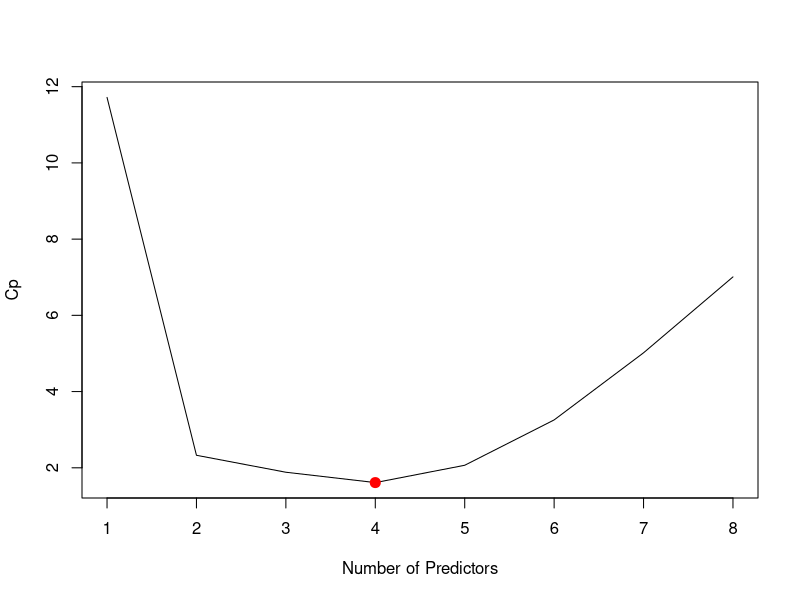
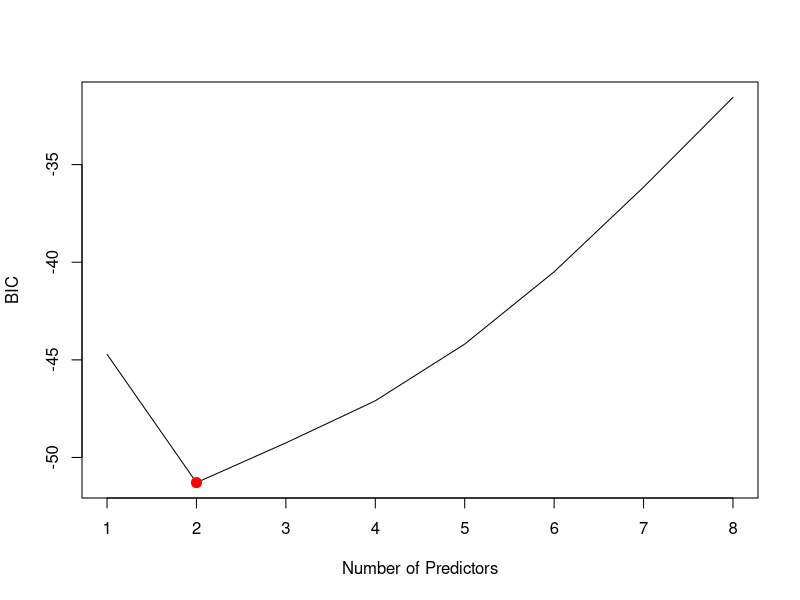
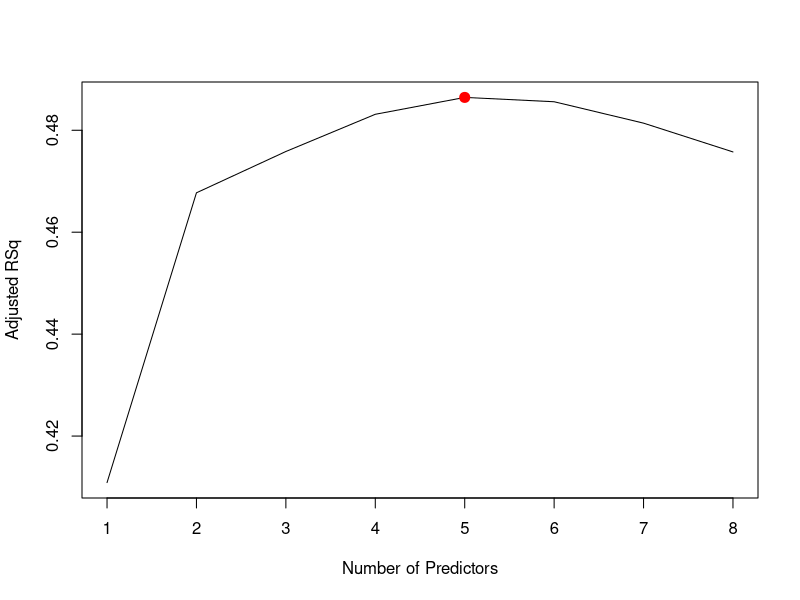
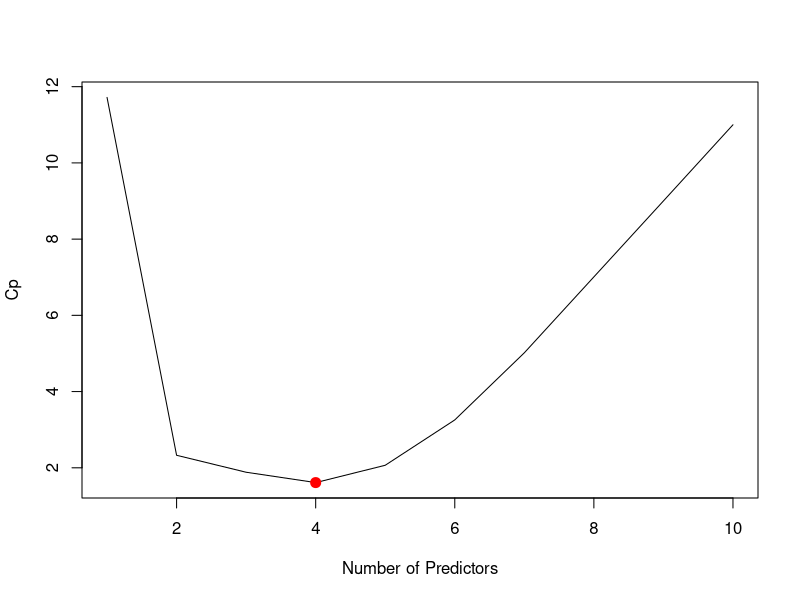
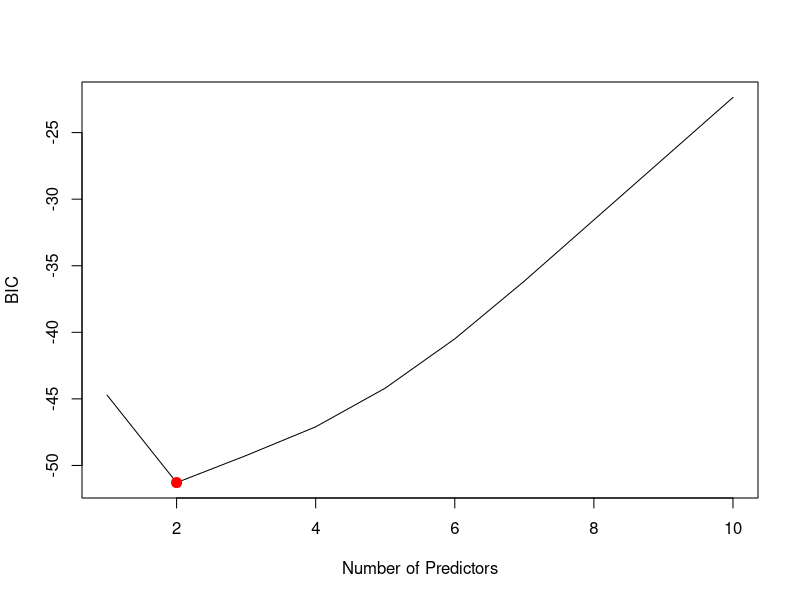
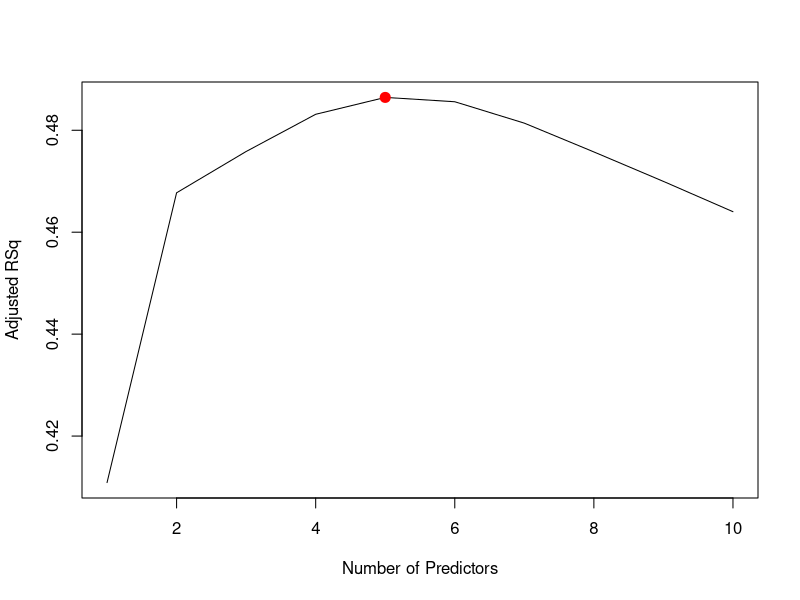

Recreate these plots in R, in order.
## ---- chunk 1
set.seed(2)
X=rnorm(100)
e=rnorm(100)
## ---- chunk 2
Y=0.3+0.5*X+0.2*X^2+0.1*X^3+e
## ---- chunk 3
df=data.frame(Y,X)
library(leaps)
regfit.full = regsubsets(Y~poly(X,10),data=df)
reg.summary = summary(regfit.full)
## ---- chunk 4
plot(reg.summary$cp,xlab="Number of Predictors", ylab = "Cp", type = "l")

which.min(reg.summary$cp)

points(4,reg.summary$cp[4],col="red",cex=2,pch=20)

#Model 4 is the best model obtained according to Cp
coef(regfit.full,4)
## ---- chunk 5
plot(reg.summary$bic,xlab="Number of Predictors", ylab = "BIC", type = "l")

which.min(reg.summary$bic)

points(2,reg.summary$bic[2],col="red",cex=2,pch=20)

#Model 2 is the best model obtained according to bic
coef(regfit.full,2)
## ---- chunk 6
plot(reg.summary$adjr2,xlab="Number of Predictors", ylab = "Adjusted RSq", type = "l")

which.max(reg.summary$adjr2)

points(5,reg.summary$adjr2[5],col="red",cex=2,pch=20)

#Model 5 is the best model obtained according to adjr2
coef(regfit.full,5)
## ---- chunk 7
regfit.bwd = regsubsets(Y~poly(X,10),data=df, nvmax = 10, method = "backward")
reg.summary = summary(regfit.bwd)
## ---- chunk 8
plot(reg.summary$cp,xlab="Number of Predictors", ylab = "Cp", type = "l")

which.min(reg.summary$cp)

points(4,reg.summary$cp[4],col="red",cex=2,pch=20)

#Model 4 is the best model obtained according to Cp
coef(regfit.full,4)
## ---- chunk 9
plot(reg.summary$bic,xlab="Number of Predictors", ylab = "BIC", type = "l")

which.min(reg.summary$bic)

points(2,reg.summary$bic[2],col="red",cex=2,pch=20)

#Model 2 is the best model obtained according to bic
coef(regfit.full,2)
## ---- chunk 10
plot(reg.summary$adjr2,xlab="Number of Predictors", ylab = "Adjusted RSq", type = "l")

which.max(reg.summary$adjr2)

points(5,reg.summary$adjr2[5],col="red",cex=2,pch=20)

#Model 5 is the best model obtained according to adjr2
coef(regfit.full,5)
## ---- chunk 11
# The results are the same to the results in (c)
